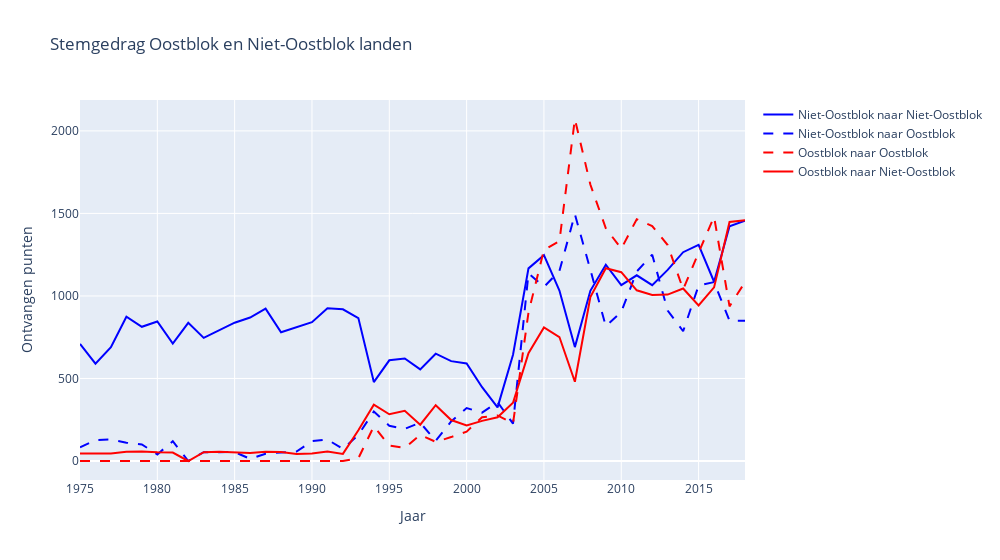

Here is the notebook cell this chart was saved with:
### Markdown cell above
Figuur 3 toont aan dat landen die eenzelfde officiële taal delen, elkaar ongeveer twee keer zo veel punten toekennen. Aangezien taal een cultureel goed is toont deze correlatie aan dat culturele gelijkenis een positieve invloed heeft op het aantal toegekende punten tussen landen onderling.  Uit het figuur blijkt ook dat naburige landen meer op elkaar stemmen dan op niet-aangrenzende landen. Naburigheid is een indicatie van een culturele overeenkomst. Deze correlatie geeft aan dat culturele gelijkenis een positief effect heeft op het toekennen van punten.

### Code cell
nob_nob_points_list = []
nob_ob_points_list = []
ob_ob_points_list = []
ob_nob_points_list = []

for year in range(1975, 2019):   
    nob_to_nob = eurovision_points_df[(eurovision_points_df['From-oostblok'] == False) & (eurovision_points_df['To-oostblok'] ==False) & (eurovision_points_df["Year"] ==year)]["Points"]
    nob_nob_points = nob_to_nob.sum()

    nob_to_ob = eurovision_points_df[(eurovision_points_df['From-oostblok'] == False) & (eurovision_points_df['To-oostblok'] == True) & (eurovision_points_df["Year"] ==year)]["Points"]
    nob_ob_points = nob_to_ob.sum()

    ob_to_ob = eurovision_points_df[(eurovision_points_df['From-oostblok'] == True) & (eurovision_points_df['To-oostblok'] == True) & (eurovision_points_df["Year"] ==year)]["Points"]
    ob_ob_points = ob_to_ob.sum()

    ob_to_nob = eurovision_points_df[(eurovision_points_df['From-oostblok'] == True) & (eurovision_points_df['To-oostblok'] ==False) & (eurovision_points_df["Year"] ==year)]["Points"]
    ob_nob_points = ob_to_nob.sum()

    nob_nob_points_list.append(nob_nob_points)
    nob_ob_points_list.append(nob_ob_points)
    ob_ob_points_list.append(ob_ob_points)
    ob_nob_points_list.append(ob_nob_points)

trace1 = go.Scatter(x=list(range(1975, 2019)), y=nob_nob_points_list, mode='lines', name='Niet-Oostblok naar Niet-Oostblok', line=dict(color='blue'))
trace2 = go.Scatter(x=list(range(1975, 2019)), y=nob_ob_points_list, mode='lines', name='Niet-Oostblok naar Oostblok', line=dict(color='blue', dash='10'))
trace3 = go.Scatter(x=list(range(1975, 2019)), y=ob_ob_points_list, mode='lines', name='Oostblok naar Oostblok', line=dict(color='red', dash='10'))
trace4 = go.Scatter(x=list(range(1975, 2019)), y=ob_nob_points_list, mode='lines', name='Oostblok naar Niet-Oostblok', line=dict(color='red'))

# Create the data list
data = [trace1, trace2, trace3, trace4]

# Create the layout
layout = go.Layout(title='Stemgedrag Oostblok en Niet-Oostblok landen', 
                   xaxis=dict(title='Jaar'), 
                   yaxis=dict(title='Ontvangen punten'),
                   width=1000)

# Create the figure
ob_fig = go.Figure(data=data, layout=layout)

# Display the figure
ob_fig.show()

### Figure 1 — Plotly figure (JSON) as saved in the notebook; plotly's stock layout.template omitted (floating-point values rounded to 4 significant figures)
{"data": [{"line": {"color": "blue"}, "mode": "lines", "name": "Niet-Oostblok naar Niet-Oostblok", "type": "scatter", "x": [1975, 1976, 1977, 1978, 1979, 1980, 1981, 1982, 1983, 1984, 1985, 1986, 1987, 1988, 1989, 1990, 1991, 1992, 1993, 1994, 1995, 1996, 1997, 1998, 1999, 2000, 2001, 2002, 2003, 2004, 2005, 2006, 2007, 2008, 2009, 2010, 2011, 2012, 2013, 2014, 2015, 2016, 2017, 2018], "y": [709, 590, 689, 874, 813, 845, 712, 837, 746, 790, 838, 869, 923, 780, 811, 841, 925, 919, 866, 478, 610, 621, 555, 650, 605, 591, 447, 325, 644, 1167, 1247, 1033, 690, 1031, 1189, 1065, 1125, 1065, 1158, 1265, 1310, 1086, 1422, 1456]}, {"line": {"color": "blue", "dash": "10"}, "mode": "lines", "name": "Niet-Oostblok naar Oostblok", "type": "scatter", "x": [1975, 1976, 1977, 1978, 1979, 1980, 1981, 1982, 1983, 1984, 1985, 1986, 1987, 1988, 1989, 1990, 1991, 1992, 1993, 1994, 1995, 1996, 1997, 1998, 1999, 2000, 2001, 2002, 2003, 2004, 2005, 2006, 2007, 2008, 2009, 2010, 2011, 2012, 2013, 2014, 2015, 2016, 2017, 2018], "y": [83, 127, 130, 111, 100, 40, 120, 0, 53, 55, 54, 13, 44, 52, 57, 120, 130, 73, 159, 300, 213, 195, 232, 122, 240, 321, 293, 357, 226, 1137, 1055, 1151, 1495, 1159, 816, 903, 1148, 1250, 911, 786, 1063, 1084, 850, 850]}, {"line": {"color": "red", "dash": "10"}, "mode": "lines", "name": "Oostblok naar Oostblok", "type": "scatter", "x": [1975, 1976, 1977, 1978, 1979, 1980, 1981, 1982, 1983, 1984, 1985, 1986, 1987, 1988, 1989, 1990, 1991, 1992, 1993, 1994, 1995, 1996, 1997, 1998, 1999, 2000, 2001, 2002, 2003, 2004, 2005, 2006, 2007, 2008, 2009, 2010, 2011, 2012, 2013, 2014, 2015, 2016, 2017, 2018], "y": [0, 0, 0, 0, 0, 0, 0, 0, 0, 0, 0, 0, 0, 0, 0, 0, 0, 0, 17, 210, 94, 79, 158, 116, 145, 178, 265, 276, 227, 900, 1279, 1332, 2072, 1675, 1410, 1286, 1465, 1423, 1308, 1040, 1262, 1480, 937, 1084]}, {"line": {"color": "red"}, "mode": "lines", "name": "Oostblok naar Niet-Oostblok", "type": "scatter", "x": [1975, 1976, 1977, 1978, 1979, 1980, 1981, 1982, 1983, 1984, 1985, 1986, 1987, 1988, 1989, 1990, 1991, 1992, 1993, 1994, 1995, 1996, 1997, 1998, 1999, 2000, 2001, 2002, 2003, 2004, 2005, 2006, 2007, 2008, 2009, 2010, 2011, 2012, 2013, 2014, 2015, 2016, 2017, 2018], "y": [46, 47, 46, 56, 58, 53, 51, 0, 53, 56, 52, 48, 56, 55, 43, 46, 57, 43, 186, 341, 283, 304, 220, 338, 248, 216, 243, 265, 353, 653, 809, 751, 480, 993, 1168, 1144, 1034, 1006, 1008, 1045, 942, 1052, 1448, 1459]}], "layout": {"title": {"text": "Stemgedrag Oostblok en Niet-Oostblok landen"}, "width": 1000, "xaxis": {"title": {"text": "Jaar"}}, "yaxis": {"title": {"text": "Ontvangen punten"}}}}
